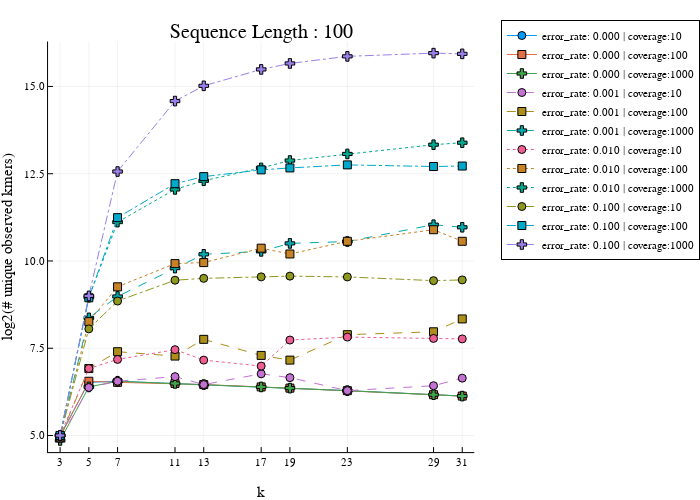
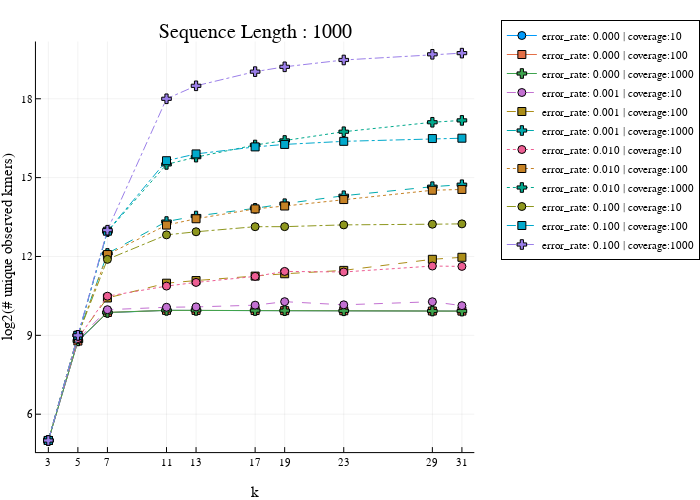
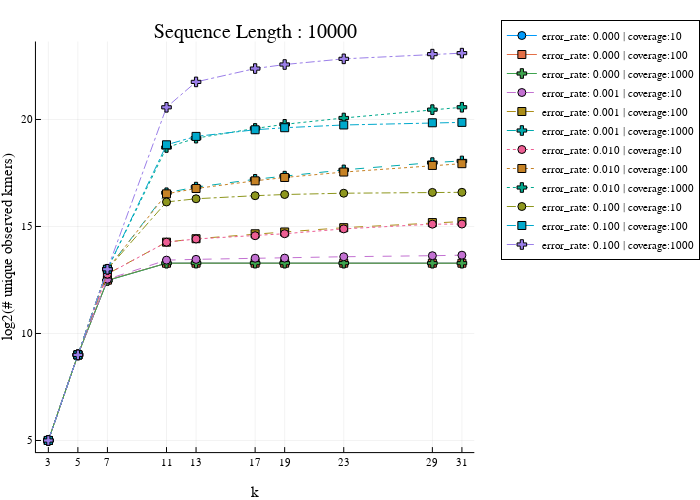

Notebook code for these charts, in order:
### Markdown cell above
This is very interesting to me!
The top two lines in each of these plots have "cross" marker shapes, indicating 1000x coverage.
This means that for these results, a 10x increase in coverage contributes more to overall noise than a 10x increase in error rate.
These results also point to the divergence zone for erroneous noise out-pacing signal occurs at the k=7-11 mark.


Because we can't see much beyond detail in the lower plots because of how much the `error_rate: 0.100 | coverage: 1000` results dominate the rest, we'll re-plot these with a log2(y) axis

### Code cell
for sequence_length in sort(unique(results[!, "sequence_length"]))
    p = StatsPlots.plot(
        title = "Sequence Length : $(sequence_length)",
        xlabel = "k",
        ylabel = "log2(# unique observed kmers)",
        legend = :outertopright,
        size = (700, 500),
        leftmargin = 5(Measures.mm)
    )

    for error_rate in sort(unique(results[!, "error_rate"]))
        for coverage in sort(unique(results[!, "coverage"]))
            indices = (
                (results[!, "sequence_length"] .== sequence_length) .&
                (results[!, "error_rate"] .== error_rate) .&
                (results[!, "coverage"] .== coverage))
            xs = results[indices, "k"]
            ys = results[indices, "unique_kmers"]

            p = StatsPlots.plot!(p,
                xs,
                log2.(ys),
                xticks = (xs, string.(xs)),
                linestyle = error_to_linestyles[error_rate],
                markershape = coverage_to_markershape[coverage],
                label = "error_rate: $(rpad(error_rate, 5, '0')) | coverage:$(coverage)"
            )
        end
    end
    # displays in notebook
    display(p)
    
    # displays on website
    filename = "/assets/images/2020-12-19-observed-kmers-vs-error-rate-$(sequence_length).log-transform.html"
    StatsPlots.savefig(p, dirname(pwd()) * filename)
    display("text/html", "![]($filename)")
end

### Figure 1 — Plotly figure (JSON) as saved in the notebook; plotly's stock layout.template omitted (floating-point values rounded to 4 significant figures)
{"data": [{"colorbar": {"title": ""}, "legendgroup": "error_rate: 0.000 | coverage:10", "line": {"color": "rgba(0, 154, 250, 1.000)", "dash": "solid", "shape": "linear", "width": 1}, "marker": {"color": "rgba(0, 154, 250, 1.000)", "line": {"color": "rgba(0, 0, 0, 1.000)", "width": 1}, "size": 8, "symbol": "circle"}, "mode": "lines+markers", "name": "error_rate: 0.000 | coverage:10", "showlegend": true, "type": "scatter", "x": [3, 5, 7, 11, 13, 17, 19, 23, 29, 31], "xaxis": "x", "y": [5, 6.524, 6.555, 6.492, 6.459, 6.392, 6.358, 6.285, 6.17, 6.129], "yaxis": "y", "zmax": null, "zmin": null}, {"colorbar": {"title": ""}, "legendgroup": "error_rate: 0.000 | coverage:100", "line": {"color": "rgba(227, 111, 71, 1.000)", "dash": "solid", "shape": "linear", "width": 1}, "marker": {"color": "rgba(227, 111, 71, 1.000)", "line": {"color": "rgba(0, 0, 0, 1.000)", "width": 1}, "size": 8, "symbol": "square"}, "mode": "lines+markers", "name": "error_rate: 0.000 | coverage:100", "showlegend": true, "type": "scatter", "x": [3, 5, 7, 11, 13, 17, 19, 23, 29, 31], "xaxis": "x", "y": [4.954, 6.555, 6.524, 6.492, 6.459, 6.392, 6.358, 6.285, 6.17, 6.129], "yaxis": "y", "zmax": null, "zmin": null}, {"colorbar": {"title": ""}, "legendgroup": "error_rate: 0.000 | coverage:1000", "line": {"color": "rgba(62, 164, 78, 1.000)", "dash": "solid", "shape": "linear", "width": 1}, "marker": {"color": "rgba(62, 164, 78, 1.000)", "line": {"color": "rgba(0, 0, 0, 1.000)", "width": 1}, "size": 8, "symbol": "cross"}, "mode": "lines+markers", "name": "error_rate: 0.000 | coverage:1000", "showlegend": true, "type": "scatter", "x": [3, 5, 7, 11, 13, 17, 19, 23, 29, 31], "xaxis": "x", "y": [4.858, 6.392, 6.555, 6.492, 6.459, 6.392, 6.358, 6.285, 6.17, 6.129], "yaxis": "y", "zmax": null, "zmin": null}, {"colorbar": {"title": ""}, "legendgroup": "error_rate: 0.001 | coverage:10", "line": {"color": "rgba(195, 113, 210, 1.000)", "dash": "dash", "shape": "linear", "width": 1}, "marker": {"color": "rgba(195, 113, 210, 1.000)", "line": {"color": "rgba(0, 0, 0, 1.000)", "width": 1}, "size": 8, "symbol": "circle"}, "mode": "lines+markers", "name": "error_rate: 0.001 | coverage:10", "showlegend": true, "type": "scatter", "x": [3, 5, 7, 11, 13, 17, 19, 23, 29, 31], "xaxis": "x", "y": [4.907, 6.375, 6.555, 6.687, 6.459, 6.768, 6.658, 6.285, 6.426, 6.644], "yaxis": "y", "zmax": null, "zmin": null}, {"colorbar": {"title": ""}, "legendgroup": "error_rate: 0.001 | coverage:100", "line": {"color": "rgba(172, 142, 24, 1.000)", "dash": "dash", "shape": "linear", "width": 1}, "marker": {"color": "rgba(172, 142, 24, 1.000)", "line": {"color": "rgba(0, 0, 0, 1.000)", "width": 1}, "size": 8, "symbol": "square"}, "mode": "lines+markers", "name": "error_rate: 0.001 | coverage:100", "showlegend": true, "type": "scatter", "x": [3, 5, 7, 11, 13, 17, 19, 23, 29, 31], "xaxis": "x", "y": [4.954, 6.919, 7.401, 7.276, 7.755, 7.295, 7.16, 7.889, 7.972, 8.34], "yaxis": "y", "zmax": null, "zmin": null}, {"colorbar": {"title": ""}, "legendgroup": "error_rate: 0.001 | coverage:1000", "line": {"color": "rgba(0, 170, 174, 1.000)", "dash": "dash", "shape": "linear", "width": 1}, "marker": {"color": "rgba(0, 170, 174, 1.000)", "line": {"color": "rgba(0, 0, 0, 1.000)", "width": 1}, "size": 8, "symbol": "cross"}, "mode": "lines+markers", "name": "error_rate: 0.001 | coverage:1000", "showlegend": true, "type": "scatter", "x": [3, 5, 7, 11, 13, 17, 19, 23, 29, 31], "xaxis": "x", "y": [5, 8.371, 8.983, 9.796, 10.19, 10.27, 10.5, 10.56, 11.04, 10.97], "yaxis": "y", "zmax": null, "zmin": null}, {"colorbar": {"title": ""}, "legendgroup": "error_rate: 0.010 | coverage:10", "line": {"color": "rgba(237, 94, 147, 1.000)", "dash": "dot", "shape": "linear", "width": 1}, "marker": {"color": "rgba(237, 94, 147, 1.000)", "line": {"color": "rgba(0, 0, 0, 1.000)", "width": 1}, "size": 8, "symbol": "circle"}, "mode": "lines+markers", "name": "error_rate: 0.010 | coverage:10", "showlegend": true, "type": "scatter", "x": [3, 5, 7, 11, 13, 17, 19, 23, 29, 31], "xaxis": "x", "y": [5, 6.919, 7.18, 7.459, 7.16, 6.989, 7.735, 7.82, 7.781, 7.768], "yaxis": "y", "zmax": null, "zmin": null}, {"colorbar": {"title": ""}, "legendgroup": "error_rate: 0.010 | coverage:100", "line": {"color": "rgba(198, 130, 37, 1.000)", "dash": "dot", "shape": "linear", "width": 1}, "marker": {"color": "rgba(198, 130, 37, 1.000)", "line": {"color": "rgba(0, 0, 0, 1.000)", "width": 1}, "size": 8, "symbol": "square"}, "mode": "lines+markers", "name": "error_rate: 0.010 | coverage:100", "showlegend": true, "type": "scatter", "x": [3, 5, 7, 11, 13, 17, 19, 23, 29, 31], "xaxis": "x", "y": [5, 8.262, 9.26, 9.925, 9.954, 10.37, 10.2, 10.56, 10.9, 10.56], "yaxis": "y", "zmax": null, "zmin": null}, {"colorbar": {"title": ""}, "legendgroup": "error_rate: 0.010 | coverage:1000", "line": {"color": "rgba(0, 169, 141, 1.000)", "dash": "dot", "shape": "linear", "width": 1}, "marker": {"color": "rgba(0, 169, 141, 1.000)", "line": {"color": "rgba(0, 0, 0, 1.000)", "width": 1}, "size": 8, "symbol": "cross"}, "mode": "lines+markers", "name": "error_rate: 0.010 | coverage:1000", "showlegend": true, "type": "scatter", "x": [3, 5, 7, 11, 13, 17, 19, 23, 29, 31], "xaxis": "x", "y": [5, 8.96, 11.11, 12.05, 12.3, 12.67, 12.88, 13.07, 13.33, 13.39], "yaxis": "y", "zmax": null, "zmin": null}, {"colorbar": {"title": ""}, "legendgroup": "error_rate: 0.100 | coverage:10", "line": {"color": "rgba(142, 151, 30, 1.000)", "dash": "dashdot", "shape": "linear", "width": 1}, "marker": {"color": "rgba(142, 151, 30, 1.000)", "line": {"color": "rgba(0, 0, 0, 1.000)", "width": 1}, "size": 8, "symbol": "circle"}, "mode": "lines+markers", "name": "error_rate: 0.100 | coverage:10", "showlegend": true, "type": "scatter", "x": [3, 5, 7, 11, 13, 17, 19, 23, 29, 31], "xaxis": "x", "y": [5, 8.055, 8.852, 9.449, 9.502, 9.545, 9.566, 9.543, 9.437, 9.457], "yaxis": "y", "zmax": null, "zmin": null}, {"colorbar": {"title": ""}, "legendgroup": "error_rate: 0.100 | coverage:100", "line": {"color": "rgba(0, 169, 204, 1.000)", "dash": "dashdot", "shape": "linear", "width": 1}, "marker": {"color": "rgba(0, 169, 204, 1.000)", "line": {"color": "rgba(0, 0, 0, 1.000)", "width": 1}, "size": 8, "symbol": "square"}, "mode": "lines+markers", "name": "error_rate: 0.100 | coverage:100", "showlegend": true, "type": "scatter", "x": [3, 5, 7, 11, 13, 17, 19, 23, 29, 31], "xaxis": "x", "y": [5, 8.945, 11.24, 12.21, 12.42, 12.61, 12.67, 12.75, 12.71, 12.72], "yaxis": "y", "zmax": null, "zmin": null}, {"colorbar": {"title": ""}, "legendgroup": "error_rate: 0.100 | coverage:1000", "line": {"color": "rgba(155, 127, 233, 1.000)", "dash": "dashdot", "shape": "linear", "width": 1}, "marker": {"color": "rgba(155, 127, 233, 1.000)", "line": {"color": "rgba(0, 0, 0, 1.000)", "width": 1}, "size": 8, "symbol": "cross"}, "mode": "lines+markers", "name": "error_rate: 0.100 | coverage:1000", "showlegend": true, "type": "scatter", "x": [3, 5, 7, 11, 13, 17, 19, 23, 29, 31], "xaxis": "x", "y": [5, 9, 12.56, 14.58, 15.02, 15.49, 15.66, 15.86, 15.95, 15.93], "yaxis": "y", "zmax": null, "zmin": null}], "layout": {"annotations": [{"font": {"color": "rgba(0, 0, 0, 1.000)", "family": "sans-serif", "size": 20}, "rotation": 0, "showarrow": false, "text": "Sequence Length : 100", "x": 0.5476, "xanchor": "center", "xref": "paper", "y": 1, "yanchor": "top", "yref": "paper"}], "height": 500, "legend": {"bgcolor": "rgba(255, 255, 255, 1.000)", "bordercolor": "rgba(0, 0, 0, 1.000)", "borderwidth": 1, "font": {"color": "rgba(0, 0, 0, 1.000)", "family": "sans-serif", "size": 11}, "title": {"font": {"color": "rgba(0, 0, 0, 1.000)", "family": "sans-serif", "size": 15}, "text": ""}, "tracegroupgap": 0, "traceorder": "normal", "x": 1.05, "xanchor": "upper", "y": 1, "yanchor": "right"}, "margin": {"b": 20, "l": 0, "r": 0, "t": 20}, "paper_bgcolor": "rgba(255, 255, 255, 1.000)", "plot_bgcolor": "rgba(255, 255, 255, 1.000)", "showlegend": true, "width": 700, "xaxis": {"anchor": "y", "domain": [0.1007, 0.9944], "gridcolor": "rgba(0, 0, 0, 0.100)", "gridwidth": 0.5, "linecolor": "rgba(0, 0, 0, 1.000)", "mirror": false, "range": [2.16, 31.84], "showgrid": true, "showline": true, "showticklabels": true, "tickangle": 0, "tickcolor": "rgb(0, 0, 0)", "tickfont": {"color": "rgba(0, 0, 0, 1.000)", "family": "sans-serif", "size": 11}, "tickmode": "array", "ticks": "inside", "ticktext": ["3", "5", "7", "11", "13", "17", "19", "23", "29", "31"], "tickvals": [3, 5, 7, 11, 13, 17, 19, 23, 29, 31], "title": "k", "titlefont": {"color": "rgba(0, 0, 0, 1.000)", "family": "sans-serif", "size": 15}, "type": "-", "visible": true, "zeroline": false, "zerolinecolor": "rgba(0, 0, 0, 1.000)"}, "yaxis": {"anchor": "x", "domain": [0.06065, 0.9532], "gridcolor": "rgba(0, 0, 0, 0.100)", "gridwidth": 0.5, "linecolor": "rgba(0, 0, 0, 1.000)", "mirror": false, "range": [4.525, 16.29], "showgrid": true, "showline": true, "showticklabels": true, "tickangle": 0, "tickcolor": "rgb(0, 0, 0)", "tickfont": {"color": "rgba(0, 0, 0, 1.000)", "family": "sans-serif", "size": 11}, "tickmode": "array", "ticks": "inside", "ticktext": ["5.0", "7.5", "10.0", "12.5", "15.0"], "tickvals": [5, 7.5, 10, 12.5, 15], "title": "log2(# unique observed kmers)", "titlefont": {"color": "rgba(0, 0, 0, 1.000)", "family": "sans-serif", "size": 15}, "type": "-", "visible": true, "zeroline": false, "zerolinecolor": "rgba(0, 0, 0, 1.000)"}}}

### Figure 2 — Plotly figure (JSON) as saved in the notebook; plotly's stock layout.template omitted (floating-point values rounded to 4 significant figures)
{"data": [{"colorbar": {"title": ""}, "legendgroup": "error_rate: 0.000 | coverage:10", "line": {"color": "rgba(0, 154, 250, 1.000)", "dash": "solid", "shape": "linear", "width": 1}, "marker": {"color": "rgba(0, 154, 250, 1.000)", "line": {"color": "rgba(0, 0, 0, 1.000)", "width": 1}, "size": 8, "symbol": "circle"}, "mode": "lines+markers", "name": "error_rate: 0.000 | coverage:10", "showlegend": true, "type": "scatter", "x": [3, 5, 7, 11, 13, 17, 19, 23, 29, 31], "xaxis": "x", "y": [5, 8.771, 9.861, 9.951, 9.947, 9.943, 9.94, 9.934, 9.925, 9.922], "yaxis": "y", "zmax": null, "zmin": null}, {"colorbar": {"title": ""}, "legendgroup": "error_rate: 0.000 | coverage:100", "line": {"color": "rgba(227, 111, 71, 1.000)", "dash": "solid", "shape": "linear", "width": 1}, "marker": {"color": "rgba(227, 111, 71, 1.000)", "line": {"color": "rgba(0, 0, 0, 1.000)", "width": 1}, "size": 8, "symbol": "square"}, "mode": "lines+markers", "name": "error_rate: 0.000 | coverage:100", "showlegend": true, "type": "scatter", "x": [3, 5, 7, 11, 13, 17, 19, 23, 29, 31], "xaxis": "x", "y": [5, 8.781, 9.87, 9.95, 9.948, 9.943, 9.94, 9.934, 9.925, 9.922], "yaxis": "y", "zmax": null, "zmin": null}, {"colorbar": {"title": ""}, "legendgroup": "error_rate: 0.000 | coverage:1000", "line": {"color": "rgba(62, 164, 78, 1.000)", "dash": "solid", "shape": "linear", "width": 1}, "marker": {"color": "rgba(62, 164, 78, 1.000)", "line": {"color": "rgba(0, 0, 0, 1.000)", "width": 1}, "size": 8, "symbol": "cross"}, "mode": "lines+markers", "name": "error_rate: 0.000 | coverage:1000", "showlegend": true, "type": "scatter", "x": [3, 5, 7, 11, 13, 17, 19, 23, 29, 31], "xaxis": "x", "y": [5, 8.788, 9.87, 9.95, 9.948, 9.943, 9.94, 9.934, 9.925, 9.922], "yaxis": "y", "zmax": null, "zmin": null}, {"colorbar": {"title": ""}, "legendgroup": "error_rate: 0.001 | coverage:10", "line": {"color": "rgba(195, 113, 210, 1.000)", "dash": "dash", "shape": "linear", "width": 1}, "marker": {"color": "rgba(195, 113, 210, 1.000)", "line": {"color": "rgba(0, 0, 0, 1.000)", "width": 1}, "size": 8, "symbol": "circle"}, "mode": "lines+markers", "name": "error_rate: 0.001 | coverage:10", "showlegend": true, "type": "scatter", "x": [3, 5, 7, 11, 13, 17, 19, 23, 29, 31], "xaxis": "x", "y": [5, 8.839, 9.976, 10.07, 10.08, 10.15, 10.28, 10.16, 10.28, 10.13], "yaxis": "y", "zmax": null, "zmin": null}, {"colorbar": {"title": ""}, "legendgroup": "error_rate: 0.001 | coverage:100", "line": {"color": "rgba(172, 142, 24, 1.000)", "dash": "dash", "shape": "linear", "width": 1}, "marker": {"color": "rgba(172, 142, 24, 1.000)", "line": {"color": "rgba(0, 0, 0, 1.000)", "width": 1}, "size": 8, "symbol": "square"}, "mode": "lines+markers", "name": "error_rate: 0.001 | coverage:100", "showlegend": true, "type": "scatter", "x": [3, 5, 7, 11, 13, 17, 19, 23, 29, 31], "xaxis": "x", "y": [5, 8.91, 10.42, 10.98, 11.08, 11.25, 11.34, 11.47, 11.89, 11.97], "yaxis": "y", "zmax": null, "zmin": null}, {"colorbar": {"title": ""}, "legendgroup": "error_rate: 0.001 | coverage:1000", "line": {"color": "rgba(0, 170, 174, 1.000)", "dash": "dash", "shape": "linear", "width": 1}, "marker": {"color": "rgba(0, 170, 174, 1.000)", "line": {"color": "rgba(0, 0, 0, 1.000)", "width": 1}, "size": 8, "symbol": "cross"}, "mode": "lines+markers", "name": "error_rate: 0.001 | coverage:1000", "showlegend": true, "type": "scatter", "x": [3, 5, 7, 11, 13, 17, 19, 23, 29, 31], "xaxis": "x", "y": [5, 9, 12.12, 13.33, 13.54, 13.83, 14.01, 14.31, 14.66, 14.73], "yaxis": "y", "zmax": null, "zmin": null}, {"colorbar": {"title": ""}, "legendgroup": "error_rate: 0.010 | coverage:10", "line": {"color": "rgba(237, 94, 147, 1.000)", "dash": "dot", "shape": "linear", "width": 1}, "marker": {"color": "rgba(237, 94, 147, 1.000)", "line": {"color": "rgba(0, 0, 0, 1.000)", "width": 1}, "size": 8, "symbol": "circle"}, "mode": "lines+markers", "name": "error_rate: 0.010 | coverage:10", "showlegend": true, "type": "scatter", "x": [3, 5, 7, 11, 13, 17, 19, 23, 29, 31], "xaxis": "x", "y": [5, 8.877, 10.49, 10.87, 11.01, 11.24, 11.43, 11.41, 11.64, 11.62], "yaxis": "y", "zmax": null, "zmin": null}, {"colorbar": {"title": ""}, "legendgroup": "error_rate: 0.010 | coverage:100", "line": {"color": "rgba(198, 130, 37, 1.000)", "dash": "dot", "shape": "linear", "width": 1}, "marker": {"color": "rgba(198, 130, 37, 1.000)", "line": {"color": "rgba(0, 0, 0, 1.000)", "width": 1}, "size": 8, "symbol": "square"}, "mode": "lines+markers", "name": "error_rate: 0.010 | coverage:100", "showlegend": true, "type": "scatter", "x": [3, 5, 7, 11, 13, 17, 19, 23, 29, 31], "xaxis": "x", "y": [5, 9, 12.07, 13.19, 13.43, 13.81, 13.92, 14.17, 14.52, 14.55], "yaxis": "y", "zmax": null, "zmin": null}, {"colorbar": {"title": ""}, "legendgroup": "error_rate: 0.010 | coverage:1000", "line": {"color": "rgba(0, 169, 141, 1.000)", "dash": "dot", "shape": "linear", "width": 1}, "marker": {"color": "rgba(0, 169, 141, 1.000)", "line": {"color": "rgba(0, 0, 0, 1.000)", "width": 1}, "size": 8, "symbol": "cross"}, "mode": "lines+markers", "name": "error_rate: 0.010 | coverage:1000", "showlegend": true, "type": "scatter", "x": [3, 5, 7, 11, 13, 17, 19, 23, 29, 31], "xaxis": "x", "y": [5, 9, 12.94, 15.5, 15.78, 16.24, 16.41, 16.75, 17.11, 17.18], "yaxis": "y", "zmax": null, "zmin": null}, {"colorbar": {"title": ""}, "legendgroup": "error_rate: 0.100 | coverage:10", "line": {"color": "rgba(142, 151, 30, 1.000)", "dash": "dashdot", "shape": "linear", "width": 1}, "marker": {"color": "rgba(142, 151, 30, 1.000)", "line": {"color": "rgba(0, 0, 0, 1.000)", "width": 1}, "size": 8, "symbol": "circle"}, "mode": "lines+markers", "name": "error_rate: 0.100 | coverage:10", "showlegend": true, "type": "scatter", "x": [3, 5, 7, 11, 13, 17, 19, 23, 29, 31], "xaxis": "x", "y": [5, 9, 11.89, 12.82, 12.94, 13.13, 13.13, 13.2, 13.23, 13.24], "yaxis": "y", "zmax": null, "zmin": null}, {"colorbar": {"title": ""}, "legendgroup": "error_rate: 0.100 | coverage:100", "line": {"color": "rgba(0, 169, 204, 1.000)", "dash": "dashdot", "shape": "linear", "width": 1}, "marker": {"color": "rgba(0, 169, 204, 1.000)", "line": {"color": "rgba(0, 0, 0, 1.000)", "width": 1}, "size": 8, "symbol": "square"}, "mode": "lines+markers", "name": "error_rate: 0.100 | coverage:100", "showlegend": true, "type": "scatter", "x": [3, 5, 7, 11, 13, 17, 19, 23, 29, 31], "xaxis": "x", "y": [5, 9, 12.96, 15.64, 15.9, 16.17, 16.26, 16.38, 16.49, 16.5], "yaxis": "y", "zmax": null, "zmin": null}, {"colorbar": {"title": ""}, "legendgroup": "error_rate: 0.100 | coverage:1000", "line": {"color": "rgba(155, 127, 233, 1.000)", "dash": "dashdot", "shape": "linear", "width": 1}, "marker": {"color": "rgba(155, 127, 233, 1.000)", "line": {"color": "rgba(0, 0, 0, 1.000)", "width": 1}, "size": 8, "symbol": "cross"}, "mode": "lines+markers", "name": "error_rate: 0.100 | coverage:1000", "showlegend": true, "type": "scatter", "x": [3, 5, 7, 11, 13, 17, 19, 23, 29, 31], "xaxis": "x", "y": [5, 9, 13, 18.0, 18.49, 19.03, 19.22, 19.48, 19.69, 19.74], "yaxis": "y", "zmax": null, "zmin": null}], "layout": {"annotations": [{"font": {"color": "rgba(0, 0, 0, 1.000)", "family": "sans-serif", "size": 20}, "rotation": 0, "showarrow": false, "text": "Sequence Length : 1000", "x": 0.5349, "xanchor": "center", "xref": "paper", "y": 1, "yanchor": "top", "yref": "paper"}], "height": 500, "legend": {"bgcolor": "rgba(255, 255, 255, 1.000)", "bordercolor": "rgba(0, 0, 0, 1.000)", "borderwidth": 1, "font": {"color": "rgba(0, 0, 0, 1.000)", "family": "sans-serif", "size": 11}, "title": {"font": {"color": "rgba(0, 0, 0, 1.000)", "family": "sans-serif", "size": 15}, "text": ""}, "tracegroupgap": 0, "traceorder": "normal", "x": 1.05, "xanchor": "upper", "y": 1, "yanchor": "right"}, "margin": {"b": 20, "l": 0, "r": 0, "t": 20}, "paper_bgcolor": "rgba(255, 255, 255, 1.000)", "plot_bgcolor": "rgba(255, 255, 255, 1.000)", "showlegend": true, "width": 700, "xaxis": {"anchor": "y", "domain": [0.07534, 0.9944], "gridcolor": "rgba(0, 0, 0, 0.100)", "gridwidth": 0.5, "linecolor": "rgba(0, 0, 0, 1.000)", "mirror": false, "range": [2.16, 31.84], "showgrid": true, "showline": true, "showticklabels": true, "tickangle": 0, "tickcolor": "rgb(0, 0, 0)", "tickfont": {"color": "rgba(0, 0, 0, 1.000)", "family": "sans-serif", "size": 11}, "tickmode": "array", "ticks": "inside", "ticktext": ["3", "5", "7", "11", "13", "17", "19", "23", "29", "31"], "tickvals": [3, 5, 7, 11, 13, 17, 19, 23, 29, 31], "title": "k", "titlefont": {"color": "rgba(0, 0, 0, 1.000)", "family": "sans-serif", "size": 15}, "type": "-", "visible": true, "zeroline": false, "zerolinecolor": "rgba(0, 0, 0, 1.000)"}, "yaxis": {"anchor": "x", "domain": [0.06065, 0.9532], "gridcolor": "rgba(0, 0, 0, 0.100)", "gridwidth": 0.5, "linecolor": "rgba(0, 0, 0, 1.000)", "mirror": false, "range": [4.558, 20.18], "showgrid": true, "showline": true, "showticklabels": true, "tickangle": 0, "tickcolor": "rgb(0, 0, 0)", "tickfont": {"color": "rgba(0, 0, 0, 1.000)", "family": "sans-serif", "size": 11}, "tickmode": "array", "ticks": "inside", "ticktext": ["6", "9", "12", "15", "18"], "tickvals": [6, 9, 12, 15, 18], "title": "log2(# unique observed kmers)", "titlefont": {"color": "rgba(0, 0, 0, 1.000)", "family": "sans-serif", "size": 15}, "type": "-", "visible": true, "zeroline": false, "zerolinecolor": "rgba(0, 0, 0, 1.000)"}}}

### Figure 3 — Plotly figure (JSON) as saved in the notebook; plotly's stock layout.template omitted (floating-point values rounded to 4 significant figures)
{"data": [{"colorbar": {"title": ""}, "legendgroup": "error_rate: 0.000 | coverage:10", "line": {"color": "rgba(0, 154, 250, 1.000)", "dash": "solid", "shape": "linear", "width": 1}, "marker": {"color": "rgba(0, 154, 250, 1.000)", "line": {"color": "rgba(0, 0, 0, 1.000)", "width": 1}, "size": 8, "symbol": "circle"}, "mode": "lines+markers", "name": "error_rate: 0.000 | coverage:10", "showlegend": true, "type": "scatter", "x": [3, 5, 7, 11, 13, 17, 19, 23, 29, 31], "xaxis": "x", "y": [5, 9, 12.48, 13.28, 13.29, 13.29, 13.29, 13.28, 13.28, 13.28], "yaxis": "y", "zmax": null, "zmin": null}, {"colorbar": {"title": ""}, "legendgroup": "error_rate: 0.000 | coverage:100", "line": {"color": "rgba(227, 111, 71, 1.000)", "dash": "solid", "shape": "linear", "width": 1}, "marker": {"color": "rgba(227, 111, 71, 1.000)", "line": {"color": "rgba(0, 0, 0, 1.000)", "width": 1}, "size": 8, "symbol": "square"}, "mode": "lines+markers", "name": "error_rate: 0.000 | coverage:100", "showlegend": true, "type": "scatter", "x": [3, 5, 7, 11, 13, 17, 19, 23, 29, 31], "xaxis": "x", "y": [5, 9, 12.49, 13.28, 13.28, 13.29, 13.29, 13.28, 13.28, 13.28], "yaxis": "y", "zmax": null, "zmin": null}, {"colorbar": {"title": ""}, "legendgroup": "error_rate: 0.000 | coverage:1000", "line": {"color": "rgba(62, 164, 78, 1.000)", "dash": "solid", "shape": "linear", "width": 1}, "marker": {"color": "rgba(62, 164, 78, 1.000)", "line": {"color": "rgba(0, 0, 0, 1.000)", "width": 1}, "size": 8, "symbol": "cross"}, "mode": "lines+markers", "name": "error_rate: 0.000 | coverage:1000", "showlegend": true, "type": "scatter", "x": [3, 5, 7, 11, 13, 17, 19, 23, 29, 31], "xaxis": "x", "y": [5, 9, 12.47, 13.28, 13.29, 13.29, 13.29, 13.28, 13.28, 13.28], "yaxis": "y", "zmax": null, "zmin": null}, {"colorbar": {"title": ""}, "legendgroup": "error_rate: 0.001 | coverage:10", "line": {"color": "rgba(195, 113, 210, 1.000)", "dash": "dash", "shape": "linear", "width": 1}, "marker": {"color": "rgba(195, 113, 210, 1.000)", "line": {"color": "rgba(0, 0, 0, 1.000)", "width": 1}, "size": 8, "symbol": "circle"}, "mode": "lines+markers", "name": "error_rate: 0.001 | coverage:10", "showlegend": true, "type": "scatter", "x": [3, 5, 7, 11, 13, 17, 19, 23, 29, 31], "xaxis": "x", "y": [5, 9, 12.53, 13.43, 13.46, 13.52, 13.52, 13.59, 13.63, 13.66], "yaxis": "y", "zmax": null, "zmin": null}, {"colorbar": {"title": ""}, "legendgroup": "error_rate: 0.001 | coverage:100", "line": {"color": "rgba(172, 142, 24, 1.000)", "dash": "dash", "shape": "linear", "width": 1}, "marker": {"color": "rgba(172, 142, 24, 1.000)", "line": {"color": "rgba(0, 0, 0, 1.000)", "width": 1}, "size": 8, "symbol": "square"}, "mode": "lines+markers", "name": "error_rate: 0.001 | coverage:100", "showlegend": true, "type": "scatter", "x": [3, 5, 7, 11, 13, 17, 19, 23, 29, 31], "xaxis": "x", "y": [5, 9, 12.78, 14.27, 14.43, 14.66, 14.74, 14.94, 15.18, 15.23], "yaxis": "y", "zmax": null, "zmin": null}, {"colorbar": {"title": ""}, "legendgroup": "error_rate: 0.001 | coverage:1000", "line": {"color": "rgba(0, 170, 174, 1.000)", "dash": "dash", "shape": "linear", "width": 1}, "marker": {"color": "rgba(0, 170, 174, 1.000)", "line": {"color": "rgba(0, 0, 0, 1.000)", "width": 1}, "size": 8, "symbol": "cross"}, "mode": "lines+markers", "name": "error_rate: 0.001 | coverage:1000", "showlegend": true, "type": "scatter", "x": [3, 5, 7, 11, 13, 17, 19, 23, 29, 31], "xaxis": "x", "y": [5, 9, 13.0, 16.58, 16.84, 17.2, 17.35, 17.64, 17.98, 18.06], "yaxis": "y", "zmax": null, "zmin": null}, {"colorbar": {"title": ""}, "legendgroup": "error_rate: 0.010 | coverage:10", "line": {"color": "rgba(237, 94, 147, 1.000)", "dash": "dot", "shape": "linear", "width": 1}, "marker": {"color": "rgba(237, 94, 147, 1.000)", "line": {"color": "rgba(0, 0, 0, 1.000)", "width": 1}, "size": 8, "symbol": "circle"}, "mode": "lines+markers", "name": "error_rate: 0.010 | coverage:10", "showlegend": true, "type": "scatter", "x": [3, 5, 7, 11, 13, 17, 19, 23, 29, 31], "xaxis": "x", "y": [5, 9, 12.77, 14.27, 14.42, 14.57, 14.66, 14.89, 15.11, 15.11], "yaxis": "y", "zmax": null, "zmin": null}, {"colorbar": {"title": ""}, "legendgroup": "error_rate: 0.010 | coverage:100", "line": {"color": "rgba(198, 130, 37, 1.000)", "dash": "dot", "shape": "linear", "width": 1}, "marker": {"color": "rgba(198, 130, 37, 1.000)", "line": {"color": "rgba(0, 0, 0, 1.000)", "width": 1}, "size": 8, "symbol": "square"}, "mode": "lines+markers", "name": "error_rate: 0.010 | coverage:100", "showlegend": true, "type": "scatter", "x": [3, 5, 7, 11, 13, 17, 19, 23, 29, 31], "xaxis": "x", "y": [5, 9, 13.0, 16.52, 16.77, 17.13, 17.29, 17.54, 17.85, 17.93], "yaxis": "y", "zmax": null, "zmin": null}, {"colorbar": {"title": ""}, "legendgroup": "error_rate: 0.010 | coverage:1000", "line": {"color": "rgba(0, 169, 141, 1.000)", "dash": "dot", "shape": "linear", "width": 1}, "marker": {"color": "rgba(0, 169, 141, 1.000)", "line": {"color": "rgba(0, 0, 0, 1.000)", "width": 1}, "size": 8, "symbol": "cross"}, "mode": "lines+markers", "name": "error_rate: 0.010 | coverage:1000", "showlegend": true, "type": "scatter", "x": [3, 5, 7, 11, 13, 17, 19, 23, 29, 31], "xaxis": "x", "y": [5, 9, 13, 18.69, 19.13, 19.58, 19.77, 20.07, 20.46, 20.57], "yaxis": "y", "zmax": null, "zmin": null}, {"colorbar": {"title": ""}, "legendgroup": "error_rate: 0.100 | coverage:10", "line": {"color": "rgba(142, 151, 30, 1.000)", "dash": "dashdot", "shape": "linear", "width": 1}, "marker": {"color": "rgba(142, 151, 30, 1.000)", "line": {"color": "rgba(0, 0, 0, 1.000)", "width": 1}, "size": 8, "symbol": "circle"}, "mode": "lines+markers", "name": "error_rate: 0.100 | coverage:10", "showlegend": true, "type": "scatter", "x": [3, 5, 7, 11, 13, 17, 19, 23, 29, 31], "xaxis": "x", "y": [5, 9, 13.0, 16.15, 16.29, 16.44, 16.49, 16.55, 16.59, 16.6], "yaxis": "y", "zmax": null, "zmin": null}, {"colorbar": {"title": ""}, "legendgroup": "error_rate: 0.100 | coverage:100", "line": {"color": "rgba(0, 169, 204, 1.000)", "dash": "dashdot", "shape": "linear", "width": 1}, "marker": {"color": "rgba(0, 169, 204, 1.000)", "line": {"color": "rgba(0, 0, 0, 1.000)", "width": 1}, "size": 8, "symbol": "square"}, "mode": "lines+markers", "name": "error_rate: 0.100 | coverage:100", "showlegend": true, "type": "scatter", "x": [3, 5, 7, 11, 13, 17, 19, 23, 29, 31], "xaxis": "x", "y": [5, 9, 13, 18.82, 19.21, 19.52, 19.61, 19.74, 19.85, 19.86], "yaxis": "y", "zmax": null, "zmin": null}, {"colorbar": {"title": ""}, "legendgroup": "error_rate: 0.100 | coverage:1000", "line": {"color": "rgba(155, 127, 233, 1.000)", "dash": "dashdot", "shape": "linear", "width": 1}, "marker": {"color": "rgba(155, 127, 233, 1.000)", "line": {"color": "rgba(0, 0, 0, 1.000)", "width": 1}, "size": 8, "symbol": "cross"}, "mode": "lines+markers", "name": "error_rate: 0.100 | coverage:1000", "showlegend": true, "type": "scatter", "x": [3, 5, 7, 11, 13, 17, 19, 23, 29, 31], "xaxis": "x", "y": [5, 9, 13, 20.57, 21.76, 22.38, 22.57, 22.83, 23.05, 23.1], "yaxis": "y", "zmax": null, "zmin": null}], "layout": {"annotations": [{"font": {"color": "rgba(0, 0, 0, 1.000)", "family": "sans-serif", "size": 20}, "rotation": 0, "showarrow": false, "text": "Sequence Length : 10000", "x": 0.5349, "xanchor": "center", "xref": "paper", "y": 1, "yanchor": "top", "yref": "paper"}], "height": 500, "legend": {"bgcolor": "rgba(255, 255, 255, 1.000)", "bordercolor": "rgba(0, 0, 0, 1.000)", "borderwidth": 1, "font": {"color": "rgba(0, 0, 0, 1.000)", "family": "sans-serif", "size": 11}, "title": {"font": {"color": "rgba(0, 0, 0, 1.000)", "family": "sans-serif", "size": 15}, "text": ""}, "tracegroupgap": 0, "traceorder": "normal", "x": 1.05, "xanchor": "upper", "y": 1, "yanchor": "right"}, "margin": {"b": 20, "l": 0, "r": 0, "t": 20}, "paper_bgcolor": "rgba(255, 255, 255, 1.000)", "plot_bgcolor": "rgba(255, 255, 255, 1.000)", "showlegend": true, "width": 700, "xaxis": {"anchor": "y", "domain": [0.07534, 0.9944], "gridcolor": "rgba(0, 0, 0, 0.100)", "gridwidth": 0.5, "linecolor": "rgba(0, 0, 0, 1.000)", "mirror": false, "range": [2.16, 31.84], "showgrid": true, "showline": true, "showticklabels": true, "tickangle": 0, "tickcolor": "rgb(0, 0, 0)", "tickfont": {"color": "rgba(0, 0, 0, 1.000)", "family": "sans-serif", "size": 11}, "tickmode": "array", "ticks": "inside", "ticktext": ["3", "5", "7", "11", "13", "17", "19", "23", "29", "31"], "tickvals": [3, 5, 7, 11, 13, 17, 19, 23, 29, 31], "title": "k", "titlefont": {"color": "rgba(0, 0, 0, 1.000)", "family": "sans-serif", "size": 15}, "type": "-", "visible": true, "zeroline": false, "zerolinecolor": "rgba(0, 0, 0, 1.000)"}, "yaxis": {"anchor": "x", "domain": [0.06065, 0.9532], "gridcolor": "rgba(0, 0, 0, 0.100)", "gridwidth": 0.5, "linecolor": "rgba(0, 0, 0, 1.000)", "mirror": false, "range": [4.457, 23.64], "showgrid": true, "showline": true, "showticklabels": true, "tickangle": 0, "tickcolor": "rgb(0, 0, 0)", "tickfont": {"color": "rgba(0, 0, 0, 1.000)", "family": "sans-serif", "size": 11}, "tickmode": "array", "ticks": "inside", "ticktext": ["5", "10", "15", "20"], "tickvals": [5, 10, 15, 20], "title": "log2(# unique observed kmers)", "titlefont": {"color": "rgba(0, 0, 0, 1.000)", "family": "sans-serif", "size": 15}, "type": "-", "visible": true, "zeroline": false, "zerolinecolor": "rgba(0, 0, 0, 1.000)"}}}
